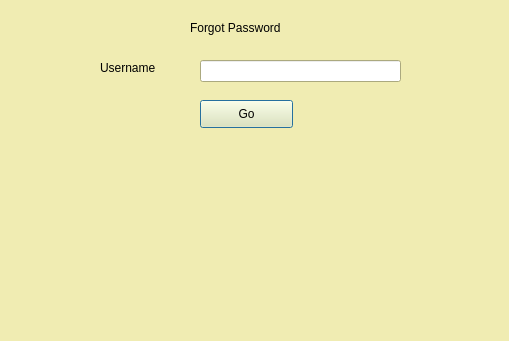
<?xml version="1.0" encoding="UTF-8"?>
<ui version="4.0">
 <class>FrogotPwd</class>
 <widget class="QDialog" name="FrogotPwd">
  <property name="geometry">
   <rect>
    <x>0</x>
    <y>0</y>
    <width>509</width>
    <height>341</height>
   </rect>
  </property>
  <property name="palette">
   <palette>
    <active>
     <colorrole role="WindowText">
      <brush brushstyle="SolidPattern">
       <color alpha="255">
        <red>0</red>
        <green>0</green>
        <blue>0</blue>
       </color>
      </brush>
     </colorrole>
     <colorrole role="Button">
      <brush brushstyle="SolidPattern">
       <color alpha="255">
        <red>240</red>
        <green>236</green>
        <blue>178</blue>
       </color>
      </brush>
     </colorrole>
     <colorrole role="Light">
      <brush brushstyle="SolidPattern">
       <color alpha="255">
        <red>255</red>
        <green>255</green>
        <blue>255</blue>
       </color>
      </brush>
     </colorrole>
     <colorrole role="Midlight">
      <brush brushstyle="SolidPattern">
       <color alpha="255">
        <red>247</red>
        <green>245</green>
        <blue>216</blue>
       </color>
      </brush>
     </colorrole>
     <colorrole role="Dark">
      <brush brushstyle="SolidPattern">
       <color alpha="255">
        <red>120</red>
        <green>118</green>
        <blue>89</blue>
       </color>
      </brush>
     </colorrole>
     <colorrole role="Mid">
      <brush brushstyle="SolidPattern">
       <color alpha="255">
        <red>160</red>
        <green>157</green>
        <blue>119</blue>
       </color>
      </brush>
     </colorrole>
     <colorrole role="Text">
      <brush brushstyle="SolidPattern">
       <color alpha="255">
        <red>0</red>
        <green>0</green>
        <blue>0</blue>
       </color>
      </brush>
     </colorrole>
     <colorrole role="BrightText">
      <brush brushstyle="SolidPattern">
       <color alpha="255">
        <red>255</red>
        <green>255</green>
        <blue>255</blue>
       </color>
      </brush>
     </colorrole>
     <colorrole role="ButtonText">
      <brush brushstyle="SolidPattern">
       <color alpha="255">
        <red>0</red>
        <green>0</green>
        <blue>0</blue>
       </color>
      </brush>
     </colorrole>
     <colorrole role="Base">
      <brush brushstyle="SolidPattern">
       <color alpha="255">
        <red>255</red>
        <green>255</green>
        <blue>255</blue>
       </color>
      </brush>
     </colorrole>
     <colorrole role="Window">
      <brush brushstyle="SolidPattern">
       <color alpha="255">
        <red>240</red>
        <green>236</green>
        <blue>178</blue>
       </color>
      </brush>
     </colorrole>
     <colorrole role="Shadow">
      <brush brushstyle="SolidPattern">
       <color alpha="255">
        <red>0</red>
        <green>0</green>
        <blue>0</blue>
       </color>
      </brush>
     </colorrole>
     <colorrole role="AlternateBase">
      <brush brushstyle="SolidPattern">
       <color alpha="255">
        <red>247</red>
        <green>245</green>
        <blue>216</blue>
       </color>
      </brush>
     </colorrole>
     <colorrole role="ToolTipBase">
      <brush brushstyle="SolidPattern">
       <color alpha="255">
        <red>255</red>
        <green>255</green>
        <blue>220</blue>
       </color>
      </brush>
     </colorrole>
     <colorrole role="ToolTipText">
      <brush brushstyle="SolidPattern">
       <color alpha="255">
        <red>0</red>
        <green>0</green>
        <blue>0</blue>
       </color>
      </brush>
     </colorrole>
    </active>
    <inactive>
     <colorrole role="WindowText">
      <brush brushstyle="SolidPattern">
       <color alpha="255">
        <red>0</red>
        <green>0</green>
        <blue>0</blue>
       </color>
      </brush>
     </colorrole>
     <colorrole role="Button">
      <brush brushstyle="SolidPattern">
       <color alpha="255">
        <red>240</red>
        <green>236</green>
        <blue>178</blue>
       </color>
      </brush>
     </colorrole>
     <colorrole role="Light">
      <brush brushstyle="SolidPattern">
       <color alpha="255">
        <red>255</red>
        <green>255</green>
        <blue>255</blue>
       </color>
      </brush>
     </colorrole>
     <colorrole role="Midlight">
      <brush brushstyle="SolidPattern">
       <color alpha="255">
        <red>247</red>
        <green>245</green>
        <blue>216</blue>
       </color>
      </brush>
     </colorrole>
     <colorrole role="Dark">
      <brush brushstyle="SolidPattern">
       <color alpha="255">
        <red>120</red>
        <green>118</green>
        <blue>89</blue>
       </color>
      </brush>
     </colorrole>
     <colorrole role="Mid">
      <brush brushstyle="SolidPattern">
       <color alpha="255">
        <red>160</red>
        <green>157</green>
        <blue>119</blue>
       </color>
      </brush>
     </colorrole>
     <colorrole role="Text">
      <brush brushstyle="SolidPattern">
       <color alpha="255">
        <red>0</red>
        <green>0</green>
        <blue>0</blue>
       </color>
      </brush>
     </colorrole>
     <colorrole role="BrightText">
      <brush brushstyle="SolidPattern">
       <color alpha="255">
        <red>255</red>
        <green>255</green>
        <blue>255</blue>
       </color>
      </brush>
     </colorrole>
     <colorrole role="ButtonText">
      <brush brushstyle="SolidPattern">
       <color alpha="255">
        <red>0</red>
        <green>0</green>
        <blue>0</blue>
       </color>
      </brush>
     </colorrole>
     <colorrole role="Base">
      <brush brushstyle="SolidPattern">
       <color alpha="255">
        <red>255</red>
        <green>255</green>
        <blue>255</blue>
       </color>
      </brush>
     </colorrole>
     <colorrole role="Window">
      <brush brushstyle="SolidPattern">
       <color alpha="255">
        <red>240</red>
        <green>236</green>
        <blue>178</blue>
       </color>
      </brush>
     </colorrole>
     <colorrole role="Shadow">
      <brush brushstyle="SolidPattern">
       <color alpha="255">
        <red>0</red>
        <green>0</green>
        <blue>0</blue>
       </color>
      </brush>
     </colorrole>
     <colorrole role="AlternateBase">
      <brush brushstyle="SolidPattern">
       <color alpha="255">
        <red>247</red>
        <green>245</green>
        <blue>216</blue>
       </color>
      </brush>
     </colorrole>
     <colorrole role="ToolTipBase">
      <brush brushstyle="SolidPattern">
       <color alpha="255">
        <red>255</red>
        <green>255</green>
        <blue>220</blue>
       </color>
      </brush>
     </colorrole>
     <colorrole role="ToolTipText">
      <brush brushstyle="SolidPattern">
       <color alpha="255">
        <red>0</red>
        <green>0</green>
        <blue>0</blue>
       </color>
      </brush>
     </colorrole>
    </inactive>
    <disabled>
     <colorrole role="WindowText">
      <brush brushstyle="SolidPattern">
       <color alpha="255">
        <red>120</red>
        <green>118</green>
        <blue>89</blue>
       </color>
      </brush>
     </colorrole>
     <colorrole role="Button">
      <brush brushstyle="SolidPattern">
       <color alpha="255">
        <red>240</red>
        <green>236</green>
        <blue>178</blue>
       </color>
      </brush>
     </colorrole>
     <colorrole role="Light">
      <brush brushstyle="SolidPattern">
       <color alpha="255">
        <red>255</red>
        <green>255</green>
        <blue>255</blue>
       </color>
      </brush>
     </colorrole>
     <colorrole role="Midlight">
      <brush brushstyle="SolidPattern">
       <color alpha="255">
        <red>247</red>
        <green>245</green>
        <blue>216</blue>
       </color>
      </brush>
     </colorrole>
     <colorrole role="Dark">
      <brush brushstyle="SolidPattern">
       <color alpha="255">
        <red>120</red>
        <green>118</green>
        <blue>89</blue>
       </color>
      </brush>
     </colorrole>
     <colorrole role="Mid">
      <brush brushstyle="SolidPattern">
       <color alpha="255">
        <red>160</red>
        <green>157</green>
        <blue>119</blue>
       </color>
      </brush>
     </colorrole>
     <colorrole role="Text">
      <brush brushstyle="SolidPattern">
       <color alpha="255">
        <red>120</red>
        <green>118</green>
        <blue>89</blue>
       </color>
      </brush>
     </colorrole>
     <colorrole role="BrightText">
      <brush brushstyle="SolidPattern">
       <color alpha="255">
        <red>255</red>
        <green>255</green>
        <blue>255</blue>
       </color>
      </brush>
     </colorrole>
     <colorrole role="ButtonText">
      <brush brushstyle="SolidPattern">
       <color alpha="255">
        <red>120</red>
        <green>118</green>
        <blue>89</blue>
       </color>
      </brush>
     </colorrole>
     <colorrole role="Base">
      <brush brushstyle="SolidPattern">
       <color alpha="255">
        <red>240</red>
        <green>236</green>
        <blue>178</blue>
       </color>
      </brush>
     </colorrole>
     <colorrole role="Window">
      <brush brushstyle="SolidPattern">
       <color alpha="255">
        <red>240</red>
        <green>236</green>
        <blue>178</blue>
       </color>
      </brush>
     </colorrole>
     <colorrole role="Shadow">
      <brush brushstyle="SolidPattern">
       <color alpha="255">
        <red>0</red>
        <green>0</green>
        <blue>0</blue>
       </color>
      </brush>
     </colorrole>
     <colorrole role="AlternateBase">
      <brush brushstyle="SolidPattern">
       <color alpha="255">
        <red>240</red>
        <green>236</green>
        <blue>178</blue>
       </color>
      </brush>
     </colorrole>
     <colorrole role="ToolTipBase">
      <brush brushstyle="SolidPattern">
       <color alpha="255">
        <red>255</red>
        <green>255</green>
        <blue>220</blue>
       </color>
      </brush>
     </colorrole>
     <colorrole role="ToolTipText">
      <brush brushstyle="SolidPattern">
       <color alpha="255">
        <red>0</red>
        <green>0</green>
        <blue>0</blue>
       </color>
      </brush>
     </colorrole>
    </disabled>
   </palette>
  </property>
  <property name="windowTitle">
   <string>Dialog</string>
  </property>
  <widget class="QLabel" name="label">
   <property name="geometry">
    <rect>
     <x>190</x>
     <y>20</y>
     <width>121</width>
     <height>16</height>
    </rect>
   </property>
   <property name="text">
    <string>Forgot Password</string>
   </property>
  </widget>
  <widget class="QLabel" name="label_2">
   <property name="geometry">
    <rect>
     <x>100</x>
     <y>60</y>
     <width>81</width>
     <height>16</height>
    </rect>
   </property>
   <property name="text">
    <string>Username</string>
   </property>
  </widget>
  <widget class="QLineEdit" name="edtEmail">
   <property name="geometry">
    <rect>
     <x>200</x>
     <y>60</y>
     <width>201</width>
     <height>22</height>
    </rect>
   </property>
  </widget>
  <widget class="QPushButton" name="edtGo">
   <property name="geometry">
    <rect>
     <x>200</x>
     <y>100</y>
     <width>93</width>
     <height>28</height>
    </rect>
   </property>
   <property name="text">
    <string>Go</string>
   </property>
  </widget>
 </widget>
 <resources/>
 <connections/>
</ui>
